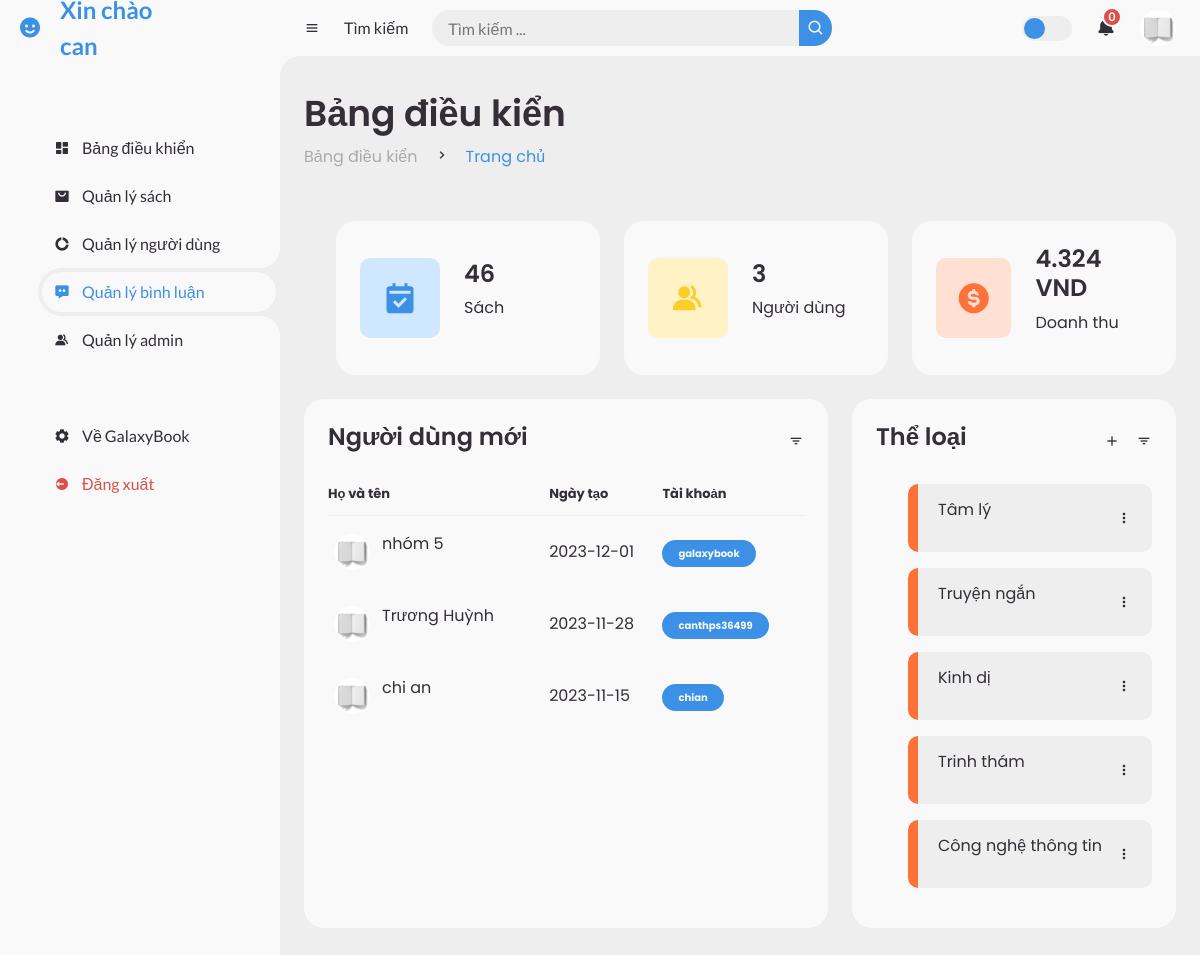
Screenshot of /index.php?pg=ad&active=comment_management (signed in) with the database file from the repository.
### tables this page shows
CREATE TABLE `nguoidung` (
  `Id` int(5) NOT NULL,
  `HoVaTen` varchar(100) NOT NULL,
  `Avatar` varchar(255) DEFAULT 'avatar1.jpg',
  `DiaChi` varchar(255) NOT NULL,
  `Email` varchar(255) NOT NULL,
  `SDT` varchar(10) NOT NULL,
  `TaiKhoan` varchar(255) NOT NULL,
  `MatKhau` varchar(32) NOT NULL COMMENT 'dùng hàm md5 mã hóa',
  `NgayTao` date NOT NULL,
  `VaiTro` int(1) DEFAULT 0 COMMENT '0 site, 1 admin'
);

CREATE TABLE `theloai` (
  `Id` int(5) NOT NULL,
  `TenTheLoai` varchar(255) NOT NULL
);

### admin/view/index.php (called while the page is built, shortened)
<?php
include('admin/model/m_book.php');
include('admin/model/m_user.php');
include('admin/model/m_bill.php');
include('admin/view/header.php');
include('admin/view/' . $active . '.php');
include('admin/view/footer.php');
?>

### admin/model/m_book.php (called while the page is built, shortened)
<?php
function getBookCount()
{
    $conn = pdo_get_connection();
    if ($conn) {
        try {
            $sql = "SELECT COUNT(*) as total FROM sach";
            $stmt = $conn->query($sql);
            $result = $stmt->fetch(PDO::FETCH_ASSOC);
            return $result['total'];
        } catch (PDOException $e) {
            echo "Lỗi truy vấn: " . $e->getMessage();
            return null;
        }
    } else {
        return null;
    }
}
?>

### admin/model/m_user.php (called while the page is built, shortened)
<?php
function getUserCount() {
    $conn = pdo_get_connection();
    if ($conn) {
        try {
            $sql = "SELECT COUNT(*) as total FROM nguoidung WHERE VaiTro=0";
            $stmt = $conn->query($sql);
            $result = $stmt->fetch(PDO::FETCH_ASSOC);
            return $result['total'];
        } catch (PDOException $e) {
            echo "Lỗi truy vấn: " . $e->getMessage();
            return null;
        }
    } else {
        return null;
    }
}
function getNewlyRegisteredUsers() {
    $conn = pdo_get_connection();
    if ($conn) {
        try {
            $sql = "SELECT * FROM nguoidung WHERE VaiTro=0 ORDER BY NgayTao DESC LIMIT 10";
            $stmt = $conn->query($sql);
            $result = $stmt->fetchAll(PDO::FETCH_ASSOC);
            return $result;
        } catch (PDOException $e) {
            echo "Lỗi truy vấn: " . $e->getMessage();
            return null;
        }
    } else {
        return null;
    }
}
?>

### admin/model/m_bill.php (called while the page is built, shortened)
<?php
function getTotalRevenue() {
    $conn = pdo_get_connection();
    if ($conn) {
        try {
            $sql = "SELECT SUM(hoadonchitiet.Gia * hoadonchitiet.SoLuong) as totalRevenue
                    FROM hoadonchitiet";
            $stmt = $conn->query($sql);
            $result = $stmt->fetch(PDO::FETCH_ASSOC);
            return $result['totalRevenue'];
        } catch (PDOException $e) {
            echo "Lỗi truy vấn: " . $e->getMessage();
            return null;
        }
    } else {
        return null;
    }
}
?>

### model/pdo.php (called while the page is built, shortened)
<?php
function pdo_get_connection() {
    $host = "localhost";
    $dbname = "galaxybook";
    $username = 'root';
    $password = '';
    $dburl = "mysql:host=".$host.";dbname=".$dbname.";charset=utf8";
    try {
        $conn = new PDO($dburl, $username, $password);
        $conn->setAttribute(PDO::ATTR_ERRMODE, PDO::ERRMODE_EXCEPTION);
        return $conn;
    } catch (PDOException $e) {
        echo "Lỗi kết nối: " . $e->getMessage();
        return null;
    }
}
function pdo_query($sql, $params = array()) {
    try {
        $conn = pdo_get_connection();
        $stmt = $conn->prepare($sql);
        $stmt->execute($params);
        $rows = $stmt->fetchAll();
        return $rows;
    } catch (PDOException $e) {
        throw $e;
    } finally {
        unset($conn);
    }
}

### model/m_book.php (called while the page is built, shortened)
<?php
include_once("pdo.php");
function catelogry_get()
{
   $sql = "SELECT * FROM theloai ORDER BY Id DESC";
   return pdo_query($sql);
}
?>

### admin/view/dashboard.php (the view, shortened to what this page needs)
<?php
$userCount = getUserCount();
$bookCount = getBookCount();
$totalRevenue = getTotalRevenue();
$listUser = getNewlyRegisteredUsers();
?>
<main>
    <div class="head-title">
        <div class="left">
            <h1>Bảng điều kiển</h1>
            <ul class="breadcrumb">
                <li>
                    <a href="index.php?pg=ad&active=home">Bảng điều kiển</a>
                </li>
                <li><i class='bx bx-chevron-right'></i></li>
                <li>
                    <a class="active" href="index.php?pg=ad&active=home">Trang chủ</a>
                </li>
            </ul>
        </div>
    </div>
    <ul class="box-info">
        <li>
            <i class='bx bxs-calendar-check'></i>
            <span class="text">
                <h3><?=$bookCount?></h3>
                <p>Sách</p>
            </span>
        </li>
        <li>
            <i class='bx bxs-group'></i>
            <span class="text">
                <h3><?=$userCount?></h3>
                <p>Người dùng</p>
            </span>
        </li>
        <li>
            <i class='bx bxs-dollar-circle'></i>
            <span class="text">
                <h3><?=number_format($totalRevenue,0,',','.')?> VND</h3>
                <p>Doanh thu</p>
            </span>
        </li>
    </ul>
    <div class="table-data">
        <div class="order">
            <div class="head">
                <h3>Người dùng mới</h3>
                <i class='bx bx-filter'></i>
            </div>
            <table>
                <thead>
                    <tr>
                        <th>Họ và tên</th>
                        <th>Ngày tạo</th>
                        <th>Tài khoản</th>
                    </tr>
                </thead>
                <tbody>
                    <?php
                    foreach ($listUser as $user):
                        ?>
                        <tr>
                            <td>
                                <img src="upload/avatar/<?= $user['Avatar'] ?>">
                                <p>
                                    <?= $user['HoVaTen'] ?>
                                </p>
                            </td>
                            <td>
                                <?= $user['NgayTao'] ?>
                            </td>
                            <td><span class="status completed">
                                    <?= $user['TaiKhoan'] ?>
                                </span></td>
                        </tr>
                    <?php endforeach; ?>
                </tbody>
            </table>
        </div>
        <div class="todo">
            <div class="head">
                <h3>Thể loại</h3>
                <i class='bx bx-plus'></i>
                <i class='bx bx-filter'></i>
            </div>
            <ul class="todo-list">
                <?php
                $dstheloai = catelogry_get();
                foreach ($dstheloai as $theloai): ?>
                    <li class="not-completed">
                        <p><?= $theloai['TenTheLoai'] ?></p>
                        <i class='bx bx-dots-vertical-rounded'></i>
                    </li>
                <?php endforeach; ?>
            </ul>
        </div>
    </div>
</main>

### admin/layout/assets/css/header_footer.css (style rules this page uses)
* { margin: 0; padding: 0; box-sizing: border-box; }
a { text-decoration: none; }
li { list-style: none; }
:root { --poppins: 'Poppins', sans-serif; --lato: 'Lato', sans-serif; --light: #F9F9F9; --blue: #3C91E6; --light-blue: #CFE8FF; --grey: #eee; --dark-grey: #AAAAAA; --dark: #342E37; --red: #DB504A; --yellow: #FFCE26; --light-yellow: #FFF2C6; --orange: #FD7238; --light-orange: #FFE0D3; }
html { overflow-x: hidden; }
body { background: var(--grey); overflow-x: hidden; }

### admin/layout/assets/css/dashboard.css (style rules this page uses)
#content main { width: 100%; padding: 36px 24px; font-family: var(--poppins); max-height: calc(100vh - 56px); overflow-y: auto; }
#content main .head-title { display: flex; align-items: center; justify-content: space-between; grid-gap: 16px; flex-wrap: wrap; }
#content main .head-title .left h1 { font-size: 36px; font-weight: 600; margin-bottom: 10px; color: var(--dark); }
#content main .head-title .left .breadcrumb { display: flex; align-items: center; grid-gap: 16px; }
#content main .head-title .left .breadcrumb li { color: var(--dark); }
#content main .head-title .left .breadcrumb li a { color: var(--dark-grey); pointer-events: none; }
#content main .head-title .left .breadcrumb li a.active { color: var(--blue); pointer-events: unset; }
#content main .box-info { display: grid; grid-template-columns: repeat(auto-fit, minmax(240px, 1fr)); grid-gap: 24px; margin-top: 36px; }
#content main .box-info li { padding: 24px; background: var(--light); border-radius: 20px; display: flex; align-items: center; grid-gap: 24px; }
#content main .box-info li .bx { width: 80px; height: 80px; border-radius: 10px; font-size: 36px; display: flex; justify-content: center; align-items: center; }
#content main .box-info li:nth-child(1) .bx { background: var(--light-blue); color: var(--blue); }
#content main .box-info li:nth-child(2) .bx { background: var(--light-yellow); color: var(--yellow); }
#content main .box-info li:nth-child(3) .bx { background: var(--light-orange); color: var(--orange); }
#content main .box-info li .text h3 { font-size: 24px; font-weight: 600; color: var(--dark); }
#content main .box-info li .text p { color: var(--dark); }
#content main .table-data { display: flex; flex-wrap: wrap; grid-gap: 24px; margin-top: 24px; width: 100%; color: var(--dark); }
#content main .table-data > div { border-radius: 20px; background: var(--light); padding: 24px; overflow-x: auto; }
#content main .table-data .head { display: flex; align-items: center; grid-gap: 16px; margin-bottom: 24px; }
#content main .table-data .head h3 { margin-right: auto; font-size: 24px; font-weight: 600; }
#content main .table-data .head .bx { cursor: pointer; }
#content main .table-data .order { flex-grow: 1; flex-basis: 500px; }
#content main .table-data .order table { width: 100%; border-collapse: collapse; }
#content main .table-data .order table th { padding-bottom: 12px; font-size: 13px; text-align: left; border-bottom: 1px solid var(--grey); }
#content main .table-data .order table td { padding: 16px 0; }
#content main .table-data .order table tr td:first-child { display: flex; align-items: center; grid-gap: 12px; padding-left: 6px; }
#content main .table-data .order table td img { width: 36px; height: 36px; border-radius: 50%; object-fit: cover; }
#content main .table-data .order table tr td .status { font-size: 10px; padding: 6px 16px; color: var(--light); border-radius: 20px; font-weight: 700; }
#content main .table-data .order table tr td .status.completed { background: var(--blue); }
#content main .table-data .todo { flex-grow: 1; flex-basis: 300px; }
#content main .table-data .todo .todo-list { width: 100%; }
#content main .table-data .todo .todo-list li { width: 100%; margin-bottom: 16px; background: var(--grey); border-radius: 10px; padding: 14px 20px; display: flex; justify-content: space-between; align-items: center; }
#content main .table-data .todo .todo-list li .bx { cursor: pointer; }
#content main .table-data .todo .todo-list li.not-completed { border-left: 10px solid var(--orange); }
#content main .table-data .todo .todo-list li:last-child { margin-bottom: 0; }

### rows the page displays
nguoidung: Avatar (picture), HoVaTen "nhóm 5", NgayTao "2023-12-01", TaiKhoan "galaxybook"
nguoidung: Avatar (picture), HoVaTen "Trương Huỳnh", NgayTao "2023-11-28", TaiKhoan "canthps36499"
nguoidung: Avatar (picture), HoVaTen "chi an", NgayTao "2023-11-15", TaiKhoan "chian"
theloai: TenTheLoai "Tâm lý"
theloai: TenTheLoai "Truyện ngắn"
theloai: TenTheLoai "Kinh dị"
theloai: TenTheLoai "Trinh thám"
theloai: TenTheLoai "Công nghệ thông tin"

### other values shown
$_SESSION['user']['HoVaTen'] "can"
$bookCount "46"
$userCount "3"
$totalRevenue "4.324"
